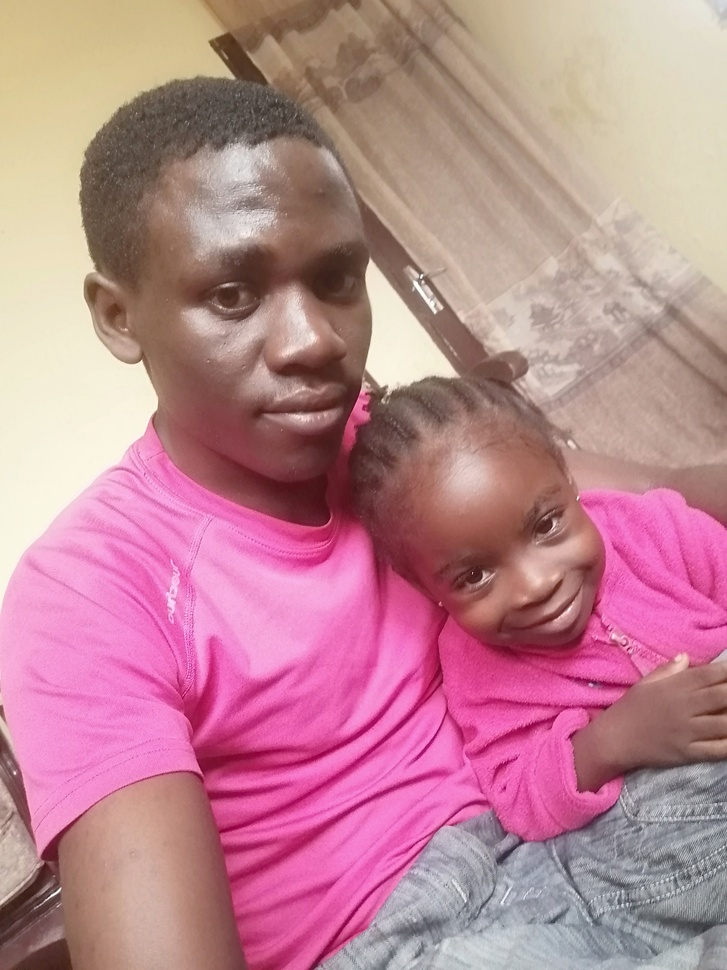
%> input picture Matlabtut/session1/matwork.jpg, 727 x 970 px, shrunk from 3456 x 4608 before the run
$ octave session3_3.m   (GNU Octave 9; MATLAB toolbox functions it lacks are replaced by stand-ins)
%> lines starting %> are read from the running program, lines starting %| are printed output that depends on the picture
x = imread('matwork.jpg');
%> x is the input picture: size 970x727x3 uint8; mean R, G, B 188.5, 134.9, 145.9
x=rgb2gray(x);
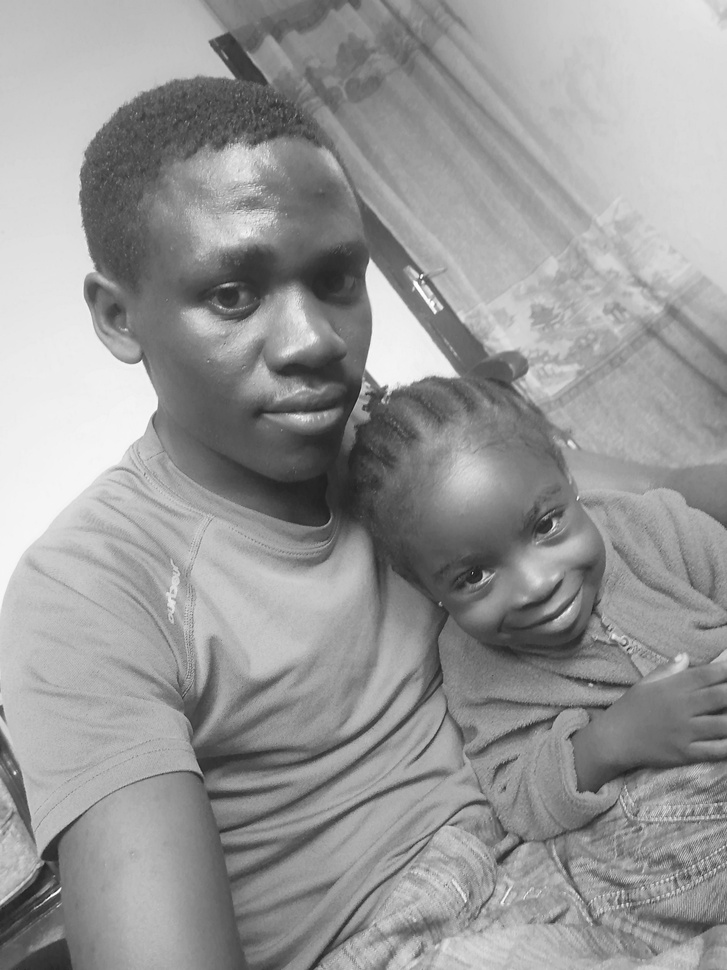
%> x: size 970x727 uint8; min 19, max 254, mean 152.2
subplot(2,2,1);
imshow(x);

subplot(2,2,2);
imhist(x);

hx=histeq(x);
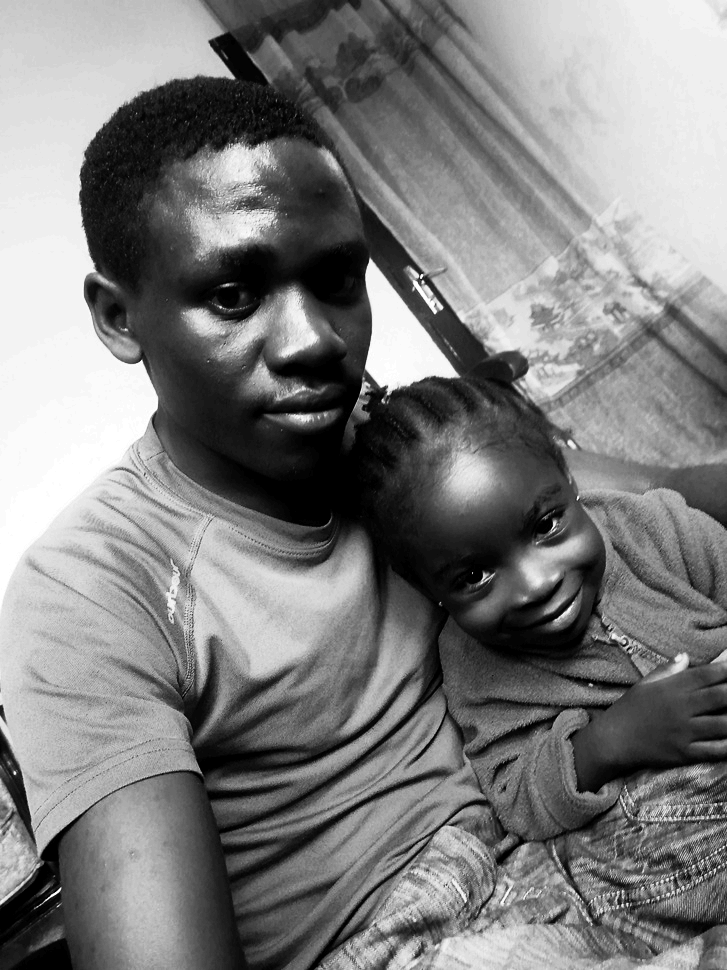
%> hx: size 970x727 uint8; min 0, max 255, mean 126.2
subplot(2,2,3);
imshow(x);

subplot(2,2,4);
imhist(hx)
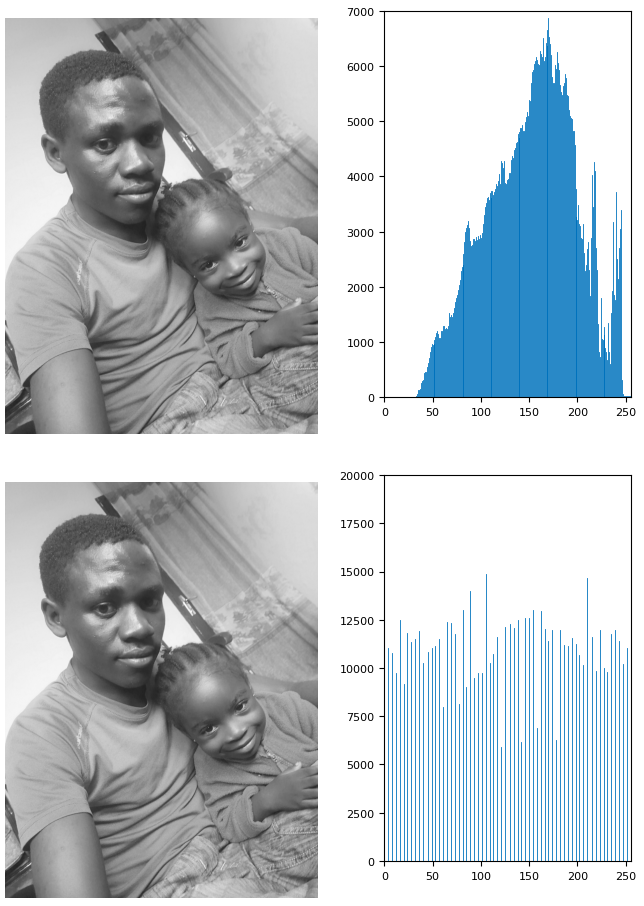
%> figure redrawn from the program's plot data, 4 panels
